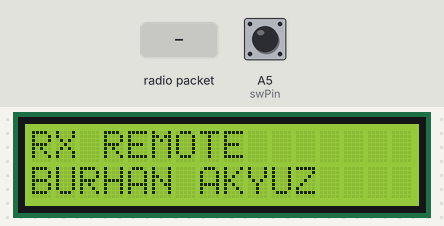
Bench run of a sketch on a simulated Arduino Uno, built with avr-gcc and run on an emulated ATmega328P. Parts: 16×2 character LCD. Inputs (shaded band) come from the test bench; at power-on: A5 (swPin) LOW. No radio packets arrive unless stated; what the sketch prints to the serial monitor is not drawn.

Above: at 3.2 s.
3.3 s: radio packet "=" arrives
At 4.4 s:
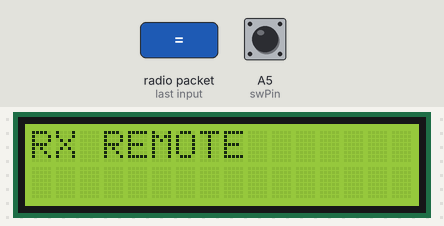
4.8 s: radio packet "x" arrives
At 5.6 s:
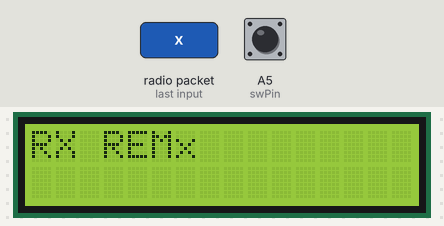
6.3 s: A5 (swPin) pulled HIGH for 0.15 s
At 6.6 s:
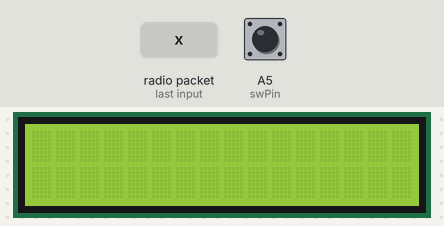
7.9 s: radio packet "y" arrives
At 9.1 s:
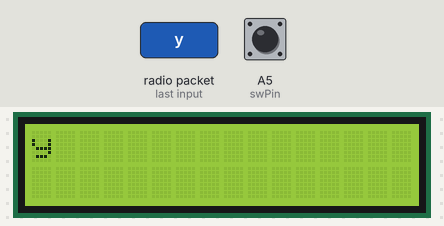
9.4 s: radio packet "z" arrives
At 10.3 s:
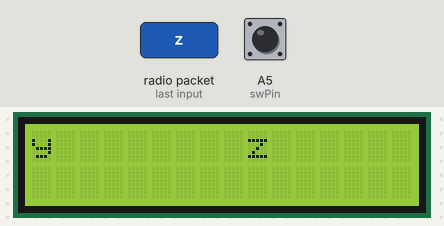
10.9 s: radio packet "I" arrives
Timing chart, 0 to 13.4 s (numbered marks = the images above; inputs shaded):
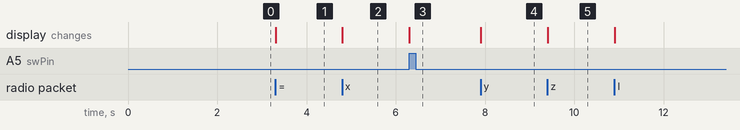

Measured:
- after the input at 3.3 s, the display: changes at once (image 1)
- after the input at 4.8 s, the display: changes at once (image 2)
- after the input at 6.3 s, the display: changes at once (image 3)
- after the input at 7.9 s, the display: changes at once (image 4)
- after the input at 9.4 s, the display: changes at once (image 5)

The sketch:

rx.ino
```cpp
#include <SPI.h>
#include "RF24.h"
#include <LiquidCrystal.h>

#define swPin A5

char dataReceived[130];
const uint64_t pipe = 0x123456789ABC;
const int rs = 6, en = 9, d4 = 5, d5 = 4, d6 = 3, d7 = 2;

RF24 radio(7, 8);
LiquidCrystal lcd(rs, en, d4, d5, d6, d7);
int page = 0;

void setup() {
	Serial.begin(115200);
	pinMode(swPin, INPUT);

	lcd.begin(16, 2);

	lcd.setCursor(0, 0);
	lcd.write("RX REMOTE");
	lcd.setCursor(0, 1);
	lcd.write("BURHAN AKYUZ");
	delay(2000);

	radio.begin();
	radio.setPALevel(RF24_PA_LOW);
	radio.setChannel(110);
	radio.openReadingPipe(1, pipe);
	radio.startListening();
}

void loop()
{
	if (digitalRead(swPin) == HIGH) { if (page == 0) { page = 1; } else { page = 0; } lcd.clear();  }

	if (radio.available())
	{
		while (radio.available()) { radio.read(&dataReceived, sizeof(dataReceived)); }
		radio.stopListening();

		if (String(dataReceived).indexOf('line') > 0) { Serial.println(); }
		else
		{
			Serial.print(" ");
			Serial.print(dataReceived);
			Serial.print(" ");

			if (page == 0)
			{
				if (String(dataReceived).indexOf('Ligh') > 0)
				{
					String ldr_val = "";
					for (int i = 0; i < sizeof(dataReceived); i++)
					{
						if (isDigit(dataReceived[i])) { ldr_val += dataReceived[i]; }
					}

					lcd.setCursor(0, 0);
					lcd.print("      ");

					lcd.setCursor(0, 0);
					lcd.print(ldr_val);
					lcd.print("%");
				}

				if (dataReceived[0] == '=')
				{
					String time = "";
					for (int i = 1; i < 32; i++) { time += dataReceived[i]; }
					lcd.setCursor(0, 1);
					lcd.print(time);
				}

				if (dataReceived[0] == 'x')
				{
					String ax = "";
					for (int i = 0; i < 32; i++) { if (dataReceived[i] == ';') { break; } ax += dataReceived[i]; }
					lcd.setCursor(6, 0);
					lcd.print(ax);
				}
			}
			else
			{
				if (dataReceived[0] == 'y')
				{
					String ax = "";
					for (int i = 0; i < 32; i++) { if (dataReceived[i] == ';') { break; } ax += dataReceived[i]; }
					lcd.setCursor(0, 0);
					lcd.print(ax);
				}

				if (dataReceived[0] == 'z')
				{
					String ax = "";
					for (int i = 0; i < 32; i++) { if (dataReceived[i] == ';') { break; } ax += dataReceived[i]; }
					lcd.setCursor(9, 0);
					lcd.print(ax);
				}

				if (dataReceived[0] == 'I')
				{
					String ax = "";
					for (int i = 3; i < 32; i++) { if (dataReceived[i] == ';') { break; } ax += dataReceived[i]; }
					if (dataReceived[1] == '1') { lcd.setCursor(0,1); }
					else { lcd.setCursor(9,1); }
					lcd.print(ax);
				}
			}

		}

		radio.startListening();
	}
}
```
